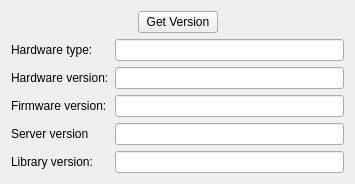
<?xml version="1.0" encoding="UTF-8"?>
<ui version="4.0">
 <class>MainWindow</class>
 <widget class="QMainWindow" name="MainWindow">
  <property name="geometry">
   <rect>
    <x>0</x>
    <y>0</y>
    <width>355</width>
    <height>175</height>
   </rect>
  </property>
  <property name="windowTitle">
   <string>Diolan Get Version Demo</string>
  </property>
  <property name="locale">
   <locale language="English" country="UnitedStates"/>
  </property>
  <widget class="QWidget" name="centralWidget">
   <layout class="QVBoxLayout" name="verticalLayout">
    <item>
     <layout class="QHBoxLayout" name="horizontalLayout">
      <item>
       <spacer name="horizontalSpacer">
        <property name="orientation">
         <enum>Qt::Horizontal</enum>
        </property>
        <property name="sizeHint" stdset="0">
         <size>
          <width>40</width>
          <height>20</height>
         </size>
        </property>
       </spacer>
      </item>
      <item>
       <widget class="QPushButton" name="getVersionButton">
        <property name="text">
         <string>Get Version</string>
        </property>
       </widget>
      </item>
      <item>
       <spacer name="horizontalSpacer_2">
        <property name="orientation">
         <enum>Qt::Horizontal</enum>
        </property>
        <property name="sizeHint" stdset="0">
         <size>
          <width>40</width>
          <height>20</height>
         </size>
        </property>
       </spacer>
      </item>
     </layout>
    </item>
    <item>
     <layout class="QGridLayout" name="gridLayout">
      <item row="0" column="0">
       <widget class="QLabel" name="hardwareTypeLabel">
        <property name="text">
         <string>Hardware type:</string>
        </property>
        <property name="scaledContents">
         <bool>false</bool>
        </property>
       </widget>
      </item>
      <item row="0" column="1">
       <widget class="QLineEdit" name="hardwareType">
        <property name="enabled">
         <bool>true</bool>
        </property>
        <property name="readOnly">
         <bool>true</bool>
        </property>
       </widget>
      </item>
      <item row="1" column="0">
       <widget class="QLabel" name="hardwareVersionLabel">
        <property name="text">
         <string>Hardware version:</string>
        </property>
       </widget>
      </item>
      <item row="1" column="1">
       <widget class="QLineEdit" name="hardwareVersion">
        <property name="readOnly">
         <bool>true</bool>
        </property>
       </widget>
      </item>
      <item row="2" column="0">
       <widget class="QLabel" name="firmwareVersionLabel">
        <property name="text">
         <string>Firmware version:</string>
        </property>
       </widget>
      </item>
      <item row="2" column="1">
       <widget class="QLineEdit" name="firmwareVersion">
        <property name="readOnly">
         <bool>true</bool>
        </property>
       </widget>
      </item>
      <item row="3" column="0">
       <widget class="QLabel" name="serverVersionLabel">
        <property name="text">
         <string>Server version</string>
        </property>
       </widget>
      </item>
      <item row="3" column="1">
       <widget class="QLineEdit" name="serverVersion">
        <property name="readOnly">
         <bool>true</bool>
        </property>
       </widget>
      </item>
      <item row="4" column="0">
       <widget class="QLabel" name="libraryVersionLabel">
        <property name="text">
         <string>Library version:</string>
        </property>
       </widget>
      </item>
      <item row="4" column="1">
       <widget class="QLineEdit" name="libraryVersion">
        <property name="readOnly">
         <bool>true</bool>
        </property>
       </widget>
      </item>
     </layout>
    </item>
   </layout>
  </widget>
 </widget>
 <layoutdefault spacing="6" margin="11"/>
 <tabstops>
  <tabstop>getVersionButton</tabstop>
  <tabstop>hardwareType</tabstop>
  <tabstop>hardwareVersion</tabstop>
  <tabstop>firmwareVersion</tabstop>
  <tabstop>serverVersion</tabstop>
  <tabstop>libraryVersion</tabstop>
 </tabstops>
 <resources/>
 <connections/>
</ui>
